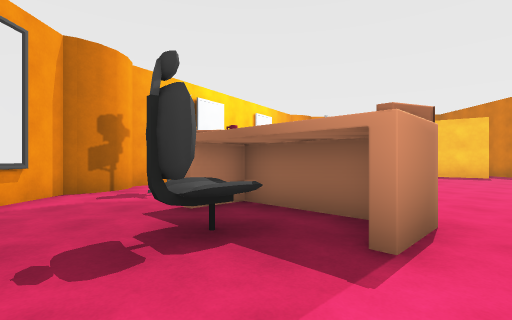
View 1 (above)

16 first-person views from a walk through a scene from a Unity 3-D project. The camera is 1.4 m above the floor, looks level and sees 85° across. The floor is counted in squares, 2 m on a side. Each view is taken from the middle of a square. On the plan, view 1 faces up. The plan holds only what a view shows up to about 9 squares ahead; the rest is blank. The place goes on beyond the plan. The player is left out. Some animated figures are left out.

View 2
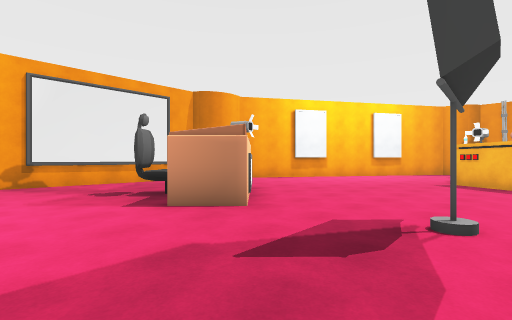

View 3
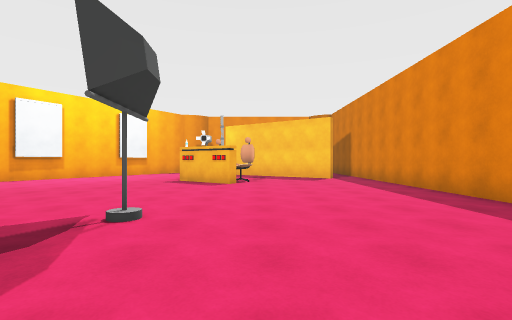

View 4
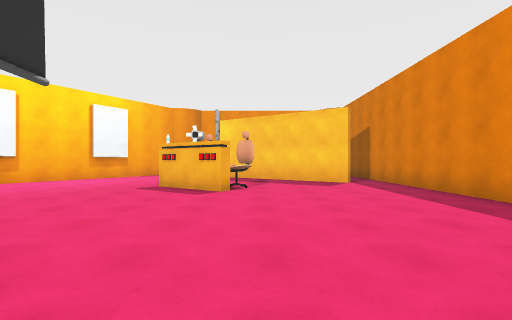

View 5
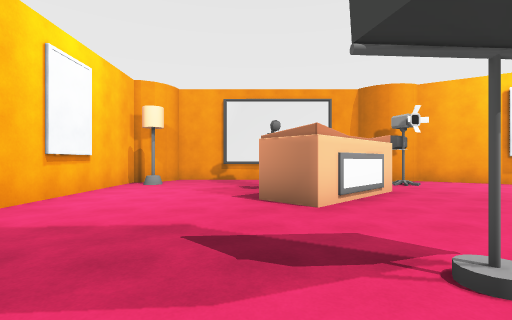

View 6
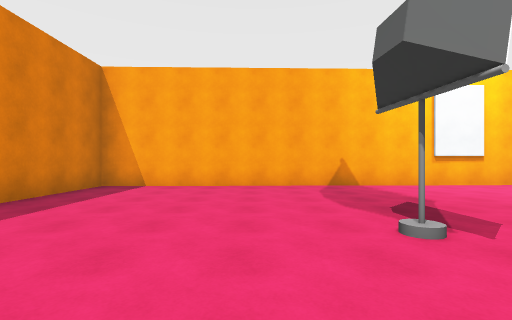

View 7
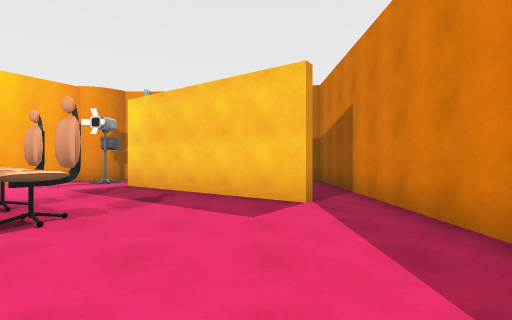

View 8
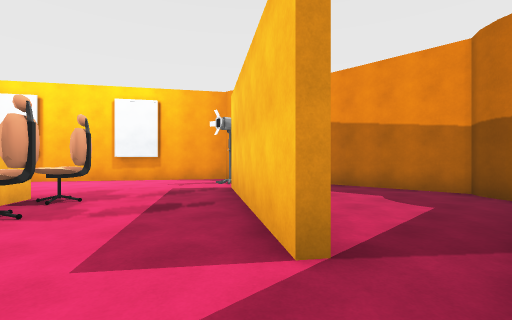

View 9
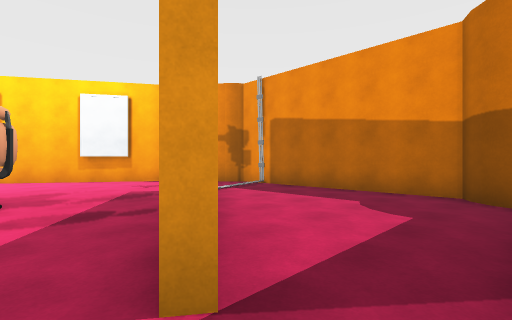

View 10
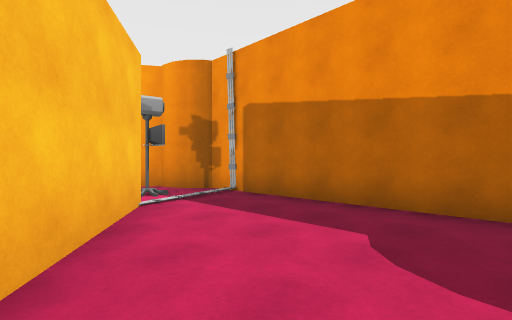

View 11
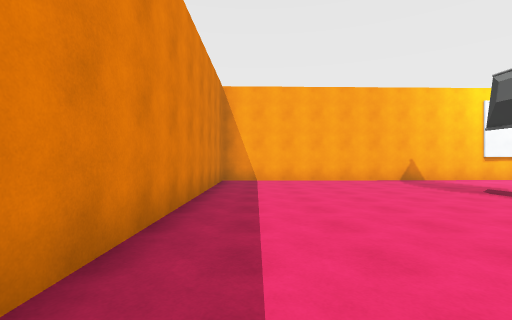

View 12
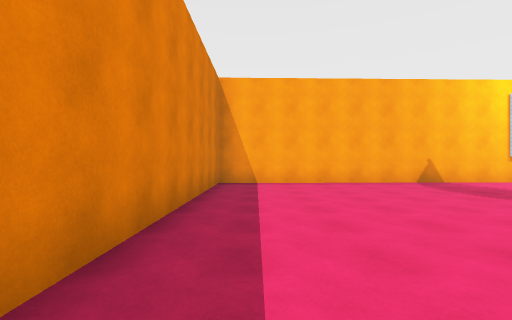

View 13
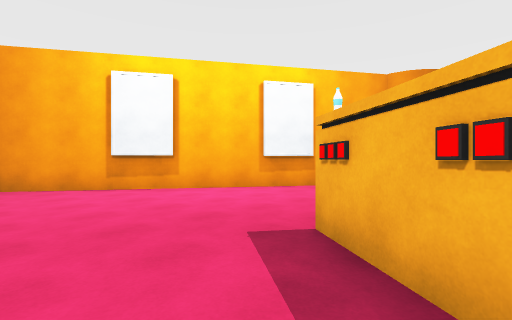

View 14
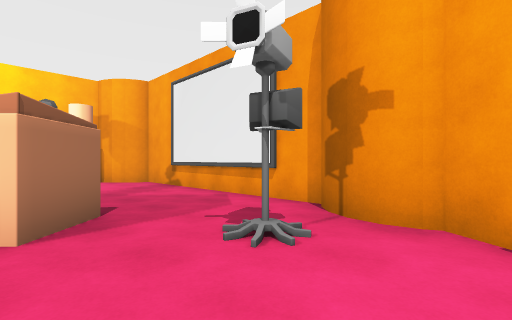

View 15
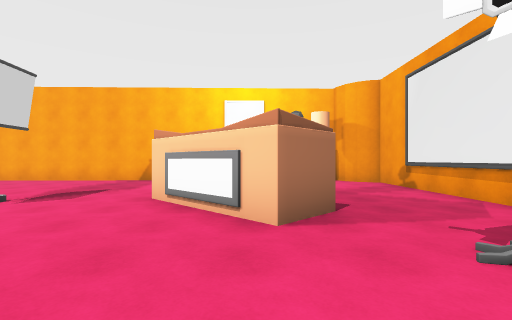

View 16
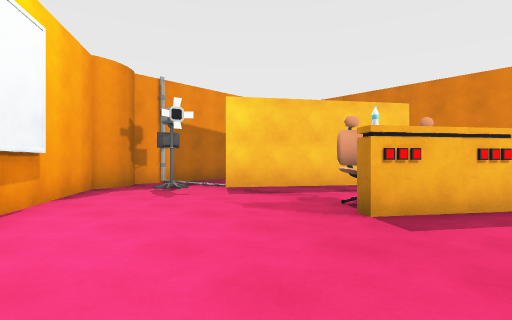

### Floor plan
Ten units are one square. View 1 is at (0, 0); x grows to the right and y downward. Boxes are objects, and circles mark ways between rooms. Rooms are numbered by the first view taken in them; rooms with no view inside come last. Other rooms are left out.
<svg viewBox="-44 -167 150 190">
<path fill="none" stroke="#000" d="M14 -32 -2 -48 -9 -40M55 -85 52 -82 43 -88M-2 -51 19 -29 10 -21M-11 -42 -2 -50 3 -47M-31 -68 -32 -62M-32 -64 -34 -60 -37 -57M88 -106 45 -136M-39 -56 -39 6 -32 10 -30 12 -27 18 101 15 101 -95M45 -162 33 -162 29 -157 25 -155 19 -154 -32 -74 -31 -66M96 -155 92 -159 91 -162 45 -162M47 -138 71 -121M101 -95 101 -150"/>
<rect x="-25" y="5" width="10" height="10" fill="#bbb"><title>lamp</title></rect>
<rect x="-15" y="-35" width="20" height="10" fill="#bbb"><title>chair</title></rect>
<rect x="35" y="-95" width="10" height="10" fill="#bbb"><title>other object</title></rect>
<rect x="35" y="-105" width="10" height="10" fill="#bbb"><title>chair</title></rect>
<rect x="55" y="-95" width="10" height="10" fill="#bbb"><title>chair</title></rect>
<circle cx="50" cy="-145" r="3" fill="#2a7"/>
<circle cx="95" cy="-105" r="3" fill="#2a7"/>
<text x="40" y="-50">1</text>
<text x="80" y="-140">2</text>
</svg>
Room 1 opens to room 2.

Where each view was taken, in squares from view 1:
view 1: 0 up, 0 right, facing up
view 2: 0 up, 5 right, facing up-left
view 3: 0 up, 6 right, facing up
view 4: 2 up, 6 right, facing up
view 5: 2 up, 6 right, facing left
view 6: 6 up, 6 right, facing down
view 7: 6 up, 8 right, facing up
view 8: 9 up, 10 right, facing up-left
view 9: 10 up, 10 right, facing up-left
view 10: 12 up, 9 right, facing up-left
view 11: 8 up, 9 right, facing down
view 12: 7 up, 9 right, facing down
view 13: 7 up, 5 right, facing up-left
view 14: 8 up, 0 right, facing down-left
view 15: 8 up, 0 right, facing down
view 16: 8 up, 0 right, facing up-right
